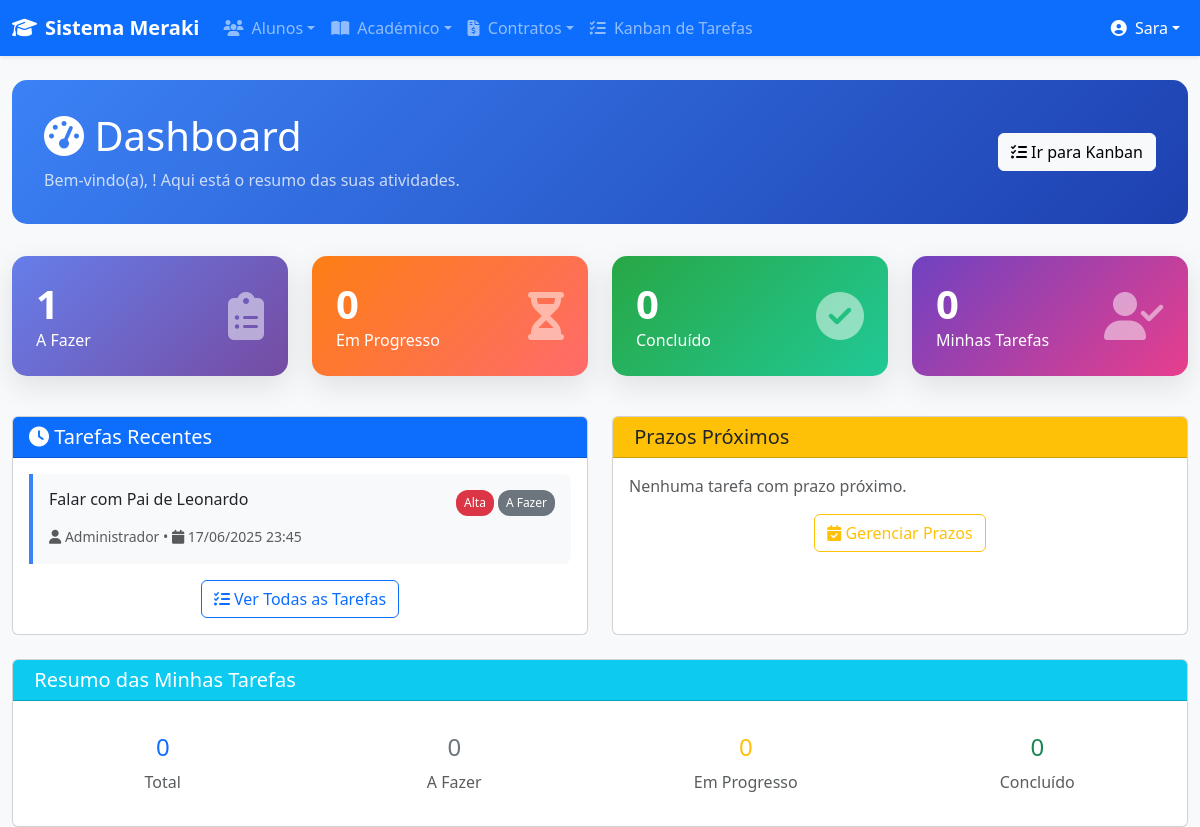
The page /dashboard.php (signed in) on the database its author committed.
### tables this page shows
CREATE TABLE `tarefas` (
  `id` int(11) NOT NULL,
  `usuario_id` int(11) DEFAULT NULL,
  `titulo` varchar(255) DEFAULT NULL,
  `descricao` text,
  `status` enum('afazer','progresso','concluido') DEFAULT 'afazer',
  `data_criacao` timestamp NOT NULL DEFAULT CURRENT_TIMESTAMP,
  `data_evento` date DEFAULT NULL,
  `prioridade` varchar(10) DEFAULT NULL,
  `etiqueta` varchar(50) DEFAULT NULL
);

CREATE TABLE `usuarios` (
  `id` int(11) NOT NULL,
  `user` varchar(50) NOT NULL,
  `passa` varchar(255) DEFAULT NULL,
  `nome` varchar(100) DEFAULT NULL,
  `cargo` varchar(50) DEFAULT NULL,
  `ativo` tinyint(1) DEFAULT '1',
  `ultimo_login` timestamp NULL DEFAULT NULL,
  `tentativas_login` int(11) DEFAULT '0',
  `bloqueado_ate` timestamp NULL DEFAULT NULL
);

### dashboard.php (the view, shortened to what this page needs)
<?php
require 'conexao.php';
try {
    $sql_stats = "SELECT
                    status,
                    COUNT(*) as total
                  FROM tarefas
                  GROUP BY status";
    $stmt_stats = $pdo->prepare($sql_stats);
    $stmt_stats->execute();
    $stats = $stmt_stats->fetchAll(PDO::FETCH_KEY_PAIR);
    $sql_minhas = "SELECT
                     COUNT(*) as total,
                     SUM(CASE WHEN status = 'afazer' THEN 1 ELSE 0 END) as afazer,
                     SUM(CASE WHEN status = 'progresso' THEN 1 ELSE 0 END) as progresso,
                     SUM(CASE WHEN status = 'concluido' THEN 1 ELSE 0 END) as concluido
                   FROM tarefas t
                   LEFT JOIN tarefas_usuarios tu ON t.id = tu.tarefa_id
                   WHERE t.usuario_id = ? OR tu.usuario_id = ?";
    $stmt_minhas = $pdo->prepare($sql_minhas);
    $stmt_minhas->execute([$_SESSION['usuario_id'], $_SESSION['usuario_id']]);
    $minhas_tarefas = $stmt_minhas->fetch();
    $sql_recentes = "SELECT
                       t.id,
                       t.titulo,
                       t.status,
                       t.prioridade,
                       t.data_criacao,
                       u.nome as criador
                     FROM tarefas t
                     JOIN usuarios u ON t.usuario_id = u.id
                     ORDER BY t.data_criacao DESC
                     LIMIT 5";
    $stmt_recentes = $pdo->prepare($sql_recentes);
    $stmt_recentes->execute();
    $tarefas_recentes = $stmt_recentes->fetchAll();
    $sql_prazos = "SELECT
                     t.id,
                     t.titulo,
                     t.data_evento,
                     t.status,
                     t.prioridade,
                     DATEDIFF(t.data_evento, CURDATE()) as dias_restantes
                   FROM tarefas t
                   WHERE t.data_evento IS NOT NULL
                     AND t.status != 'concluido'
                     AND t.data_evento >= CURDATE()
                   ORDER BY t.data_evento ASC
                   LIMIT 5";
    $stmt_prazos = $pdo->prepare($sql_prazos);
    $stmt_prazos->execute();
    $prazos_proximos = $stmt_prazos->fetchAll();
} catch (Exception $e) {
    $erro_stats = "Erro ao carregar estatísticas: " . $e->getMessage();
}
?>
<!DOCTYPE html>
<html lang="pt-BR">
<head>
    <link href="https://cdn.jsdelivr.net/npm/bootstrap@5.3.3/dist/css/bootstrap.min.css" rel="stylesheet">
    <link href="https://cdnjs.cloudflare.com/ajax/libs/font-awesome/6.4.0/css/all.min.css" rel="stylesheet">
</head>
<body class="bg-light">
<?php include 'nav.php'; ?>
<div class="container-fluid mt-4">
    <div class="welcome-header">
        <div class="row align-items-center">
            <div class="col-md-8">
                <h1><i class="fas fa-tachometer-alt"></i> Dashboard</h1>
                <p class="mb-0 opacity-75">
                    Bem-vindo(a), <strong><?= htmlspecialchars($_SESSION['nome']) ?></strong>!
                    Aqui está o resumo das suas atividades.
                </p>
            </div>
            <div class="col-md-4 text-end">
                <div class="d-flex gap-2 justify-content-end">
                    <a href="kanban.php" class="btn btn-light">
                        <i class="fas fa-tasks"></i> Ir para Kanban
                    </a>
                </div>
            </div>
        </div>
    </div>
    <div class="row mb-4">
        <div class="col-lg-3 col-md-6 mb-3">
            <div class="stats-card">
                <div class="d-flex justify-content-between align-items-center">
                    <div>
                        <h3 class="stats-number"><?= $stats['afazer'] ?? 0 ?></h3>
                        <p class="mb-0">A Fazer</p>
                    </div>
                    <i class="fas fa-clipboard-list fa-3x opacity-50"></i>
                </div>
            </div>
        </div>
        <div class="col-lg-3 col-md-6 mb-3">
            <div class="stats-card" style="background: linear-gradient(135deg, #fd7e14 0%, #ff6b6b 100%);">
                <div class="d-flex justify-content-between align-items-center">
                    <div>
                        <h3 class="stats-number"><?= $stats['progresso'] ?? 0 ?></h3>
                        <p class="mb-0">Em Progresso</p>
                    </div>
                    <i class="fas fa-hourglass-half fa-3x opacity-50"></i>
                </div>
            </div>
        </div>
        <div class="col-lg-3 col-md-6 mb-3">
            <div class="stats-card" style="background: linear-gradient(135deg, #28a745 0%, #20c997 100%);">
                <div class="d-flex justify-content-between align-items-center">
                    <div>
                        <h3 class="stats-number"><?= $stats['concluido'] ?? 0 ?></h3>
                        <p class="mb-0">Concluído</p>
                    </div>
                    <i class="fas fa-check-circle fa-3x opacity-50"></i>
                </div>
            </div>
        </div>
        <div class="col-lg-3 col-md-6 mb-3">
            <div class="stats-card" style="background: linear-gradient(135deg, #6f42c1 0%, #e83e8c 100%);">
                <div class="d-flex justify-content-between align-items-center">
                    <div>
                        <h3 class="stats-number"><?= $minhas_tarefas['total'] ?? 0 ?></h3>
                        <p class="mb-0">Minhas Tarefas</p>
                    </div>
                    <i class="fas fa-user-check fa-3x opacity-50"></i>
                </div>
            </div>
        </div>
    </div>
    <div class="row">
        <div class="col-lg-6 mb-4">
            <div class="card h-100">
                <div class="card-header bg-primary text-white">
                    <h5 class="mb-0"><i class="fas fa-clock"></i> Tarefas Recentes</h5>
                </div>
                <div class="card-body">
                    <?php if (empty($tarefas_recentes)): ?>
                        <p class="text-muted">Nenhuma tarefa encontrada.</p>
                    <?php else: ?>
                        <?php foreach ($tarefas_recentes as $tarefa): ?>
                            <div class="recent-task">
                                <div class="d-flex justify-content-between align-items-start mb-2">
                                    <h6 class="mb-1"><?= htmlspecialchars($tarefa['titulo']) ?></h6>
                                    <div class="d-flex gap-1">
                                        <?php if ($tarefa['prioridade']): ?>
                                            <span class="priority-badge priority-<?= strtolower(str_replace('é', 'e', $tarefa['prioridade'])) ?>">
                                                <?= htmlspecialchars($tarefa['prioridade']) ?>
                                            </span>
                                        <?php endif; ?>
                                        <span class="status-badge status-<?= $tarefa['status'] ?>">
                                            <?= ucfirst(str_replace(['afazer', 'progresso', 'concluido'], ['A Fazer', 'Em Progresso', 'Concluído'], $tarefa['status'])) ?>
                                        </span>
                                    </div>
                                </div>
                                <small class="text-muted">
                                    <i class="fas fa-user"></i> <?= htmlspecialchars($tarefa['criador']) ?> •
                                    <i class="fas fa-calendar"></i> <?= date('d/m/Y H:i', strtotime($tarefa['data_criacao'])) ?>
                                </small>
                            </div>
                        <?php endforeach; ?>
                    <?php endif; ?>
                    <div class="text-center mt-3">
                        <a href="kanban.php" class="btn btn-outline-primary">
                            <i class="fas fa-tasks"></i> Ver Todas as Tarefas
                        </a>
                    </div>
                </div>
            </div>
        </div>
        <div class="col-lg-6 mb-4">
            <div class="card h-100">
                <div class="card-header bg-warning text-dark">
                    <h5 class="mb-0"><i class="fas fa-calendar-exclamation"></i> Prazos Próximos</h5>
                </div>
                <div class="card-body">
                    <?php if (empty($prazos_proximos)): ?>
                        <p class="text-muted">Nenhuma tarefa com prazo próximo.</p>
                    <?php endif; ?>
                    <div class="text-center mt-3">
                        <a href="kanban.php" class="btn btn-outline-warning">
                            <i class="fas fa-calendar-check"></i> Gerenciar Prazos
                        </a>
                    </div>
                </div>
            </div>
        </div>
    </div>
    <div class="row">
        <div class="col-12">
            <div class="card">
                <div class="card-header bg-info text-white">
                    <h5 class="mb-0"><i class="fas fa-user-tasks"></i> Resumo das Minhas Tarefas</h5>
                </div>
                <div class="card-body">
                    <div class="row text-center">
                        <div class="col-md-3">
                            <div class="p-3">
                                <h4 class="text-primary"><?= $minhas_tarefas['total'] ?? 0 ?></h4>
                                <p class="text-muted mb-0">Total</p>
                            </div>
                        </div>
                        <div class="col-md-3">
                            <div class="p-3">
                                <h4 class="text-secondary"><?= $minhas_tarefas['afazer'] ?? 0 ?></h4>
                                <p class="text-muted mb-0">A Fazer</p>
                            </div>
                        </div>
                        <div class="col-md-3">
                            <div class="p-3">
                                <h4 class="text-warning"><?= $minhas_tarefas['progresso'] ?? 0 ?></h4>
                                <p class="text-muted mb-0">Em Progresso</p>
                            </div>
                        </div>
                        <div class="col-md-3">
                            <div class="p-3">
                                <h4 class="text-success"><?= $minhas_tarefas['concluido'] ?? 0 ?></h4>
                                <p class="text-muted mb-0">Concluído</p>
                            </div>
                        </div>
                    </div>
                </div>
            </div>
        </div>
    </div>
</div>
</body>
</html>

### dashboard.php (style rules this page uses)
.stats-card { background: linear-gradient(135deg, #667eea 0%, #764ba2 100%); color: white; border-radius: 15px; padding: 1.5rem; box-shadow: 0 10px 30px rgba(0,0,0,0.1); transition: transform 0.3s ease; }
.stats-number { font-size: 2.5rem; font-weight: bold; margin-bottom: 0; }
.recent-task { border-left: 4px solid #3b82f6; padding: 1rem; margin-bottom: 1rem; background: #f8f9fa; border-radius: 0 8px 8px 0; transition: all 0.3s ease; }
.priority-badge { font-size: 0.75rem; padding: 0.25rem 0.5rem; border-radius: 12px; }
.priority-alta { background-color: #dc3545; color: white; }
.status-badge { font-size: 0.75rem; padding: 0.25rem 0.5rem; border-radius: 12px; }
.status-afazer { background-color: #6c757d; color: white; }
.welcome-header { background: linear-gradient(135deg, #3b82f6 0%, #1e40af 100%); color: white; padding: 2rem; border-radius: 15px; margin-bottom: 2rem; }

### rows shown on the page
tarefas: titulo "Falar com Pai de Leonardo", prioridade "Alta", status "A Fazer", usuario.nome "Administrador", data_criacao "17/06/2025 23:45"

### other values the page prints
$_SESSION['usuario_nome'] "Sara"
$stats['afazer'] "1"
$stats['progresso'] "0"
$stats['concluido'] "0"
$minhas_tarefas['total'] "0"
$minhas_tarefas['afazer'] "0"
$minhas_tarefas['progresso'] "0"
$minhas_tarefas['concluido'] "0"
